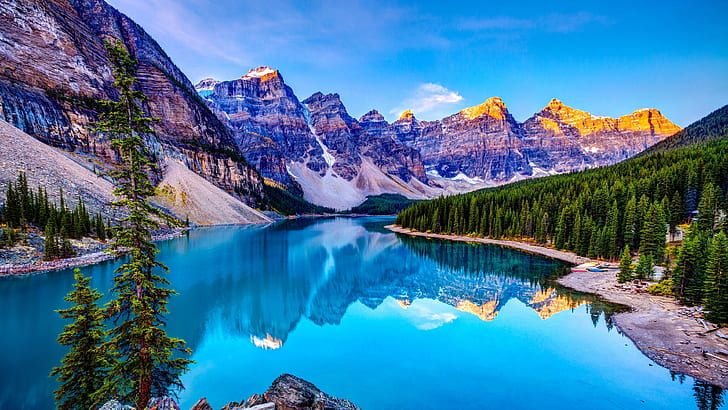
#> input picture PrimeraClase/Img/fullHD.jpg, 728 x 410 px, found by its file name
$ python 3.py
#> lines starting #> are read from the running program, lines starting #| are printed output that depends on the picture; after the words box and inside, x2 and y2 are one past the last pixel; in counts of white or black regions, pixels touching at a corner belong together
from ctypes import resize
import cv2 as cv

img = cv.imread('Img/fullHD.jpg')
#> img is the input picture: shape (410, 728, 3); mean B, G, R 156.5, 119.3, 67.7

cv.imshow('Photo', img)

# Converting an image to grayscale
gray = cv.cvtColor(img, cv.COLOR_BGR2GRAY)
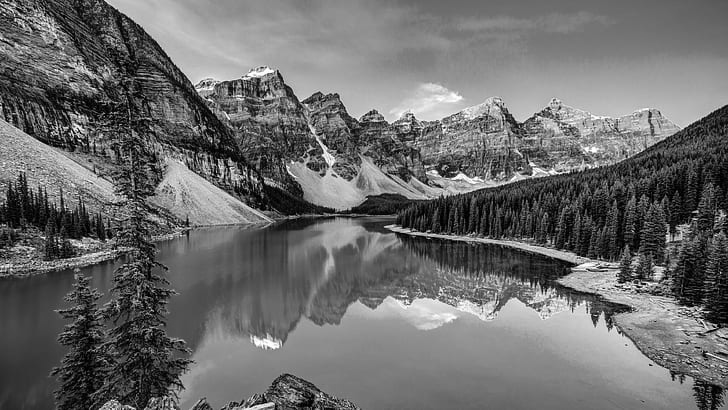
#> gray: shape (410, 728); min 0, max 255, mean 108.1
cv.imshow('Gray', gray)

# Blur
# refuce noise
blur = cv.GaussianBlur(img, (7,3), cv.BORDER_DEFAULT)
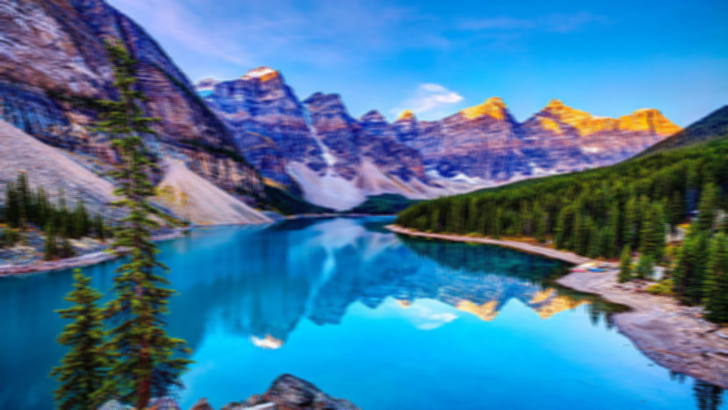
#> blur: shape (410, 728, 3); mean B, G, R 156.5, 119.3, 67.7
cv.imshow('Blur', blur)

# Edge Cascade
canny = cv.Canny(blur, 125, 175)
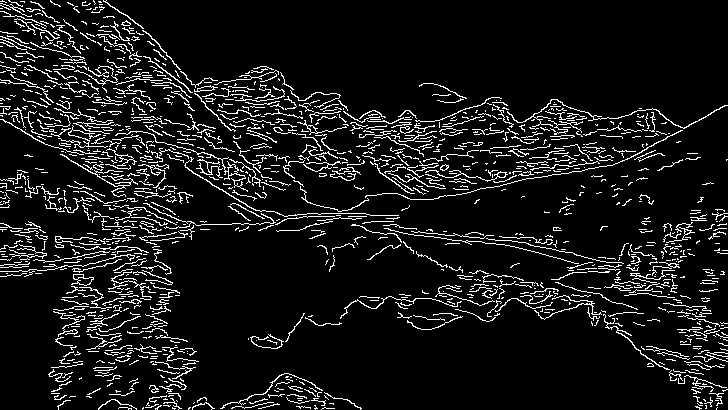
#> canny: shape (410, 728); 9.1% white in thin lines or dots
cv.imshow('Canny Edges', canny)

# Dilating the img
dilated = cv.dilate(canny, (3,3), iterations = 1)
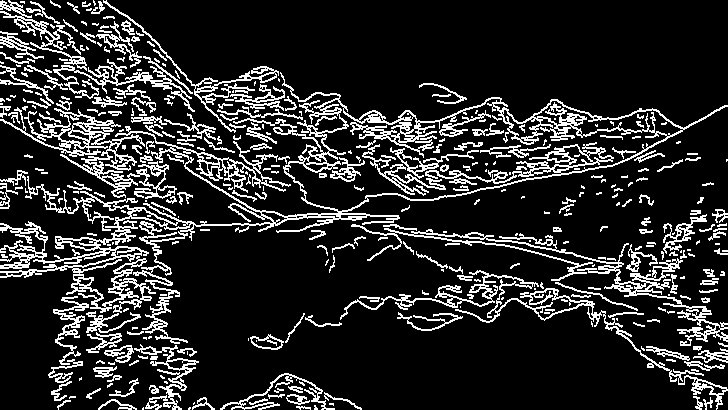
#> dilated: shape (410, 728); 16.4% white in thin lines or dots
cv.imshow('Dilated', dilated)

# Eroding // erosionar
eroded = cv.erode(dilated, (3,3), iterations=3)
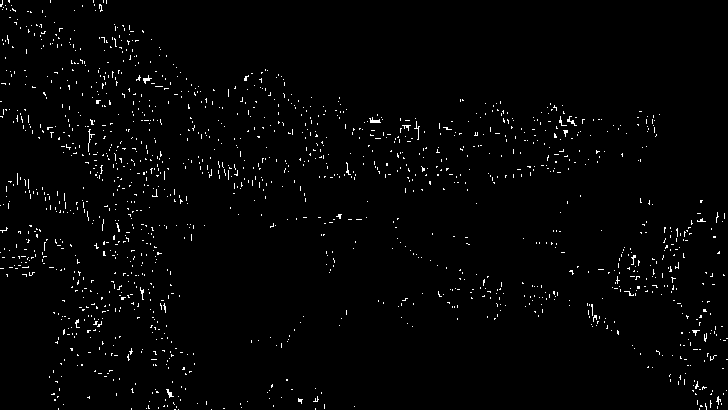
#> eroded: shape (410, 728); 1.7% white in thin lines or dots
cv.imshow('Eroding', eroded)

# Resize
resize = cv.resize(img, (512,512), interpolation=cv.INTER_AREA)
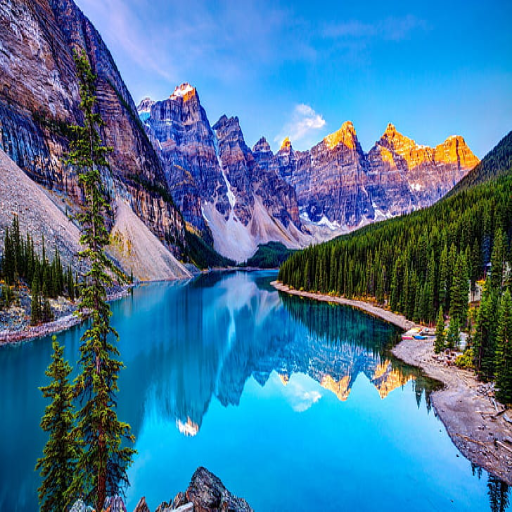
#> resize: shape (512, 512, 3); mean B, G, R 156.4, 119.2, 67.6
cv.imshow('Resized', resize)
# Resize
resize1 = cv.resize(img, (512,512), interpolation=cv.INTER_LINEAR)
cv.imshow('Resized1', resize1)

# Cropping
cropped = img[50:200, 200:400]
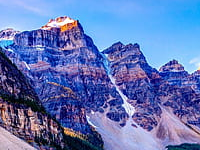
#> cropped: shape (150, 200, 3); mean B, G, R 181.1, 117.9, 97.5
cv.imshow('Cropped', cropped)

cv.waitKey(0)

$ run again, with PrimeraClase/Img/1.jpg copied over PrimeraClase/Img/fullHD.jpg
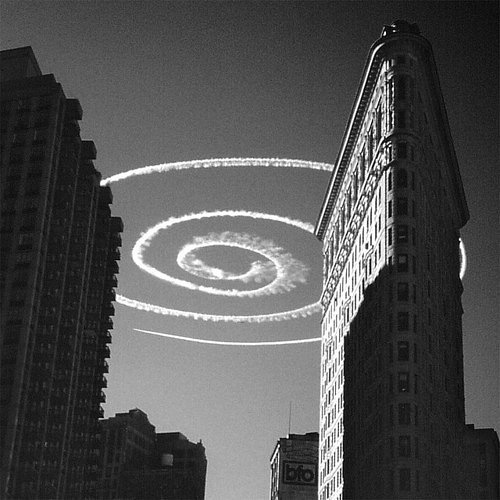
#> input picture PrimeraClase/Img/1.jpg, 500 x 500 px, found by its file name
#> img is the input picture: shape (500, 500, 3); min 0, max 255, mean 81.9
#> `canny = cv.Canny(blur, 125, 175)`:
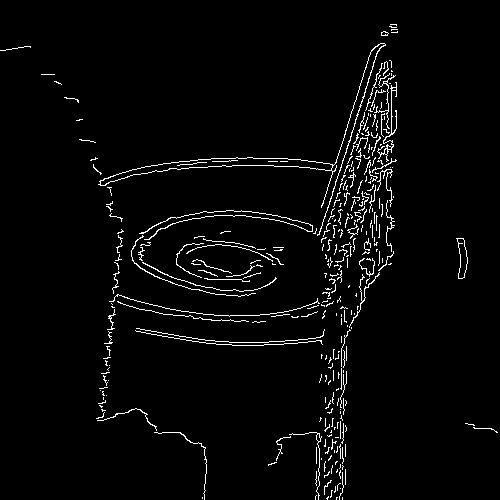
#> canny: shape (500, 500); 3% white in thin lines or dots
#> dilated: shape (500, 500); 4.8% white in thin lines or dots
#> eroded: shape (500, 500); 0.86% white in thin lines or dots, all inside (x1, y1, x2, y2) = (77, 27, 475, 500)
#> `cropped = img[50:200, 200:400]`:
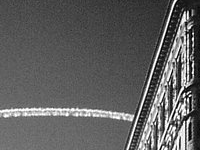
#> cropped: shape (150, 200, 3); min 0, max 255, mean 95.2

$ run again, with PrimeraClase/Img/rata2.jpg copied over PrimeraClase/Img/fullHD.jpg
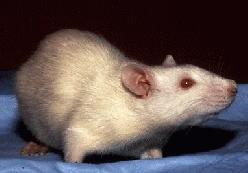
#> input picture PrimeraClase/Img/rata2.jpg, 248 x 173 px, found by its file name
#> img is the input picture: shape (173, 248, 3); mean B, G, R 80.3, 81, 94.7
#> `canny = cv.Canny(blur, 125, 175)`:
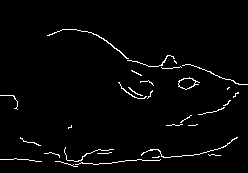
#> canny: shape (173, 248); 2.4% white in thin lines or dots, all inside (x1, y1, x2, y2) = (0, 29, 248, 167)
#> dilated: shape (173, 248); 4.3% white in thin lines or dots, all inside (x1, y1, x2, y2) = (0, 29, 248, 168)
#> eroded: shape (173, 248); 0.13% white in thin lines or dots, all inside (x1, y1, x2, y2) = (14, 59, 236, 168)
#> `cropped = img[50:200, 200:400]`:
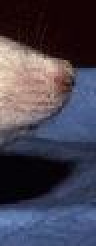
#> cropped: shape (123, 48, 3) (shown 2 times larger); mean B, G, R 81.1, 66.8, 70.9
